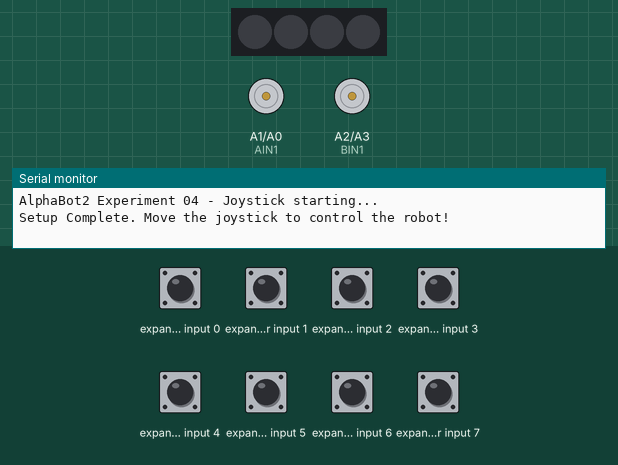
This sketch was run on a simulated Arduino Uno, built with avr-gcc and run on an emulated ATmega328P. Parts: 4 RGB LEDs in strip order, left to right, motor-driver pin pairs drawn as motors (green arrow = first pin HIGH = forward, orange = second pin HIGH = backward, longer = more drive, scaled by the enable pin), the last lines printed to the serial monitor. Wiring (inferred from the names in the program): PCF8574 port expander at I2C address 0x20. The inputs (shaded band) are chosen by the test bench; at power-on: expander input 0–7 HIGH.

Above: at 1.2 s.
1.3 s: expander input 0 pulled LOW for 0.15 s
At 1.38 s:
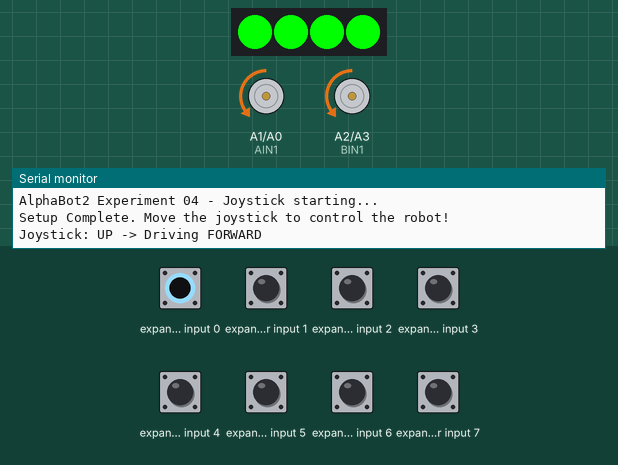
2.9 s: expander input 1 pulled LOW for 0.15 s
At 2.98 s:
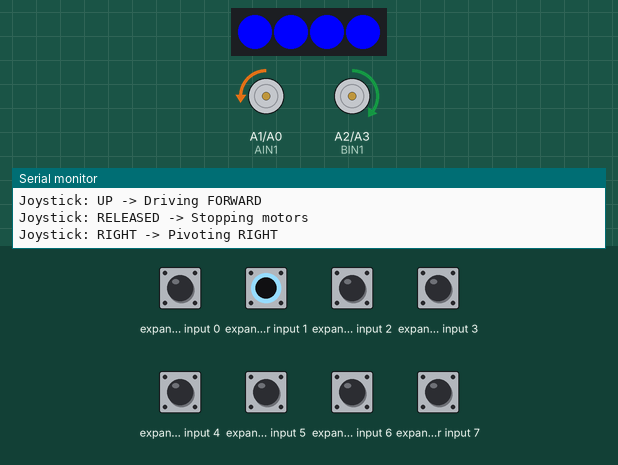
4.5 s: expander input 2 pulled LOW for 0.15 s
At 4.58 s:
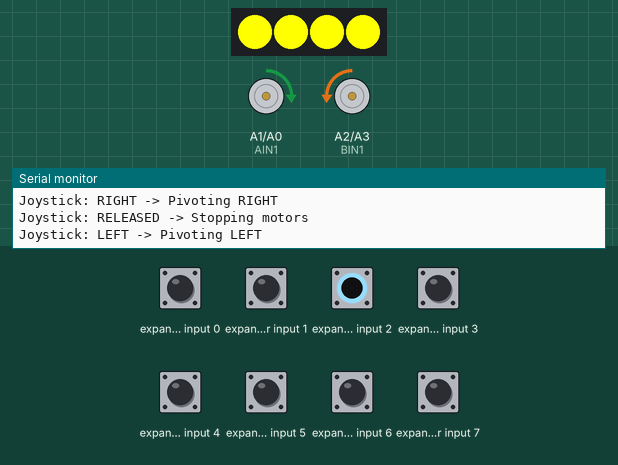
6.1 s: expander input 3 pulled LOW for 0.15 s
At 6.18 s:
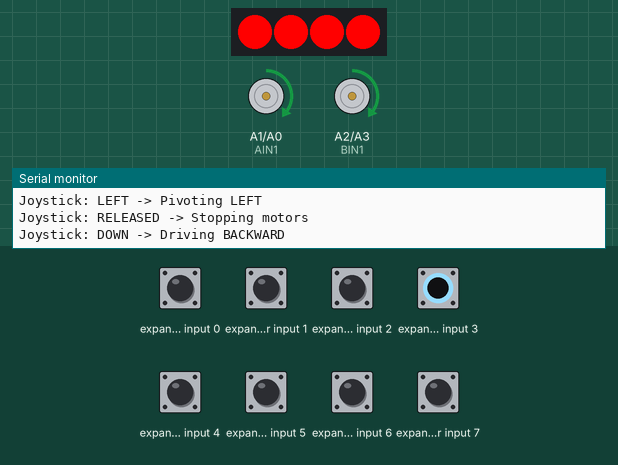
Timing chart, 0 to 9.1 s (numbered marks = the images above; inputs shaded):
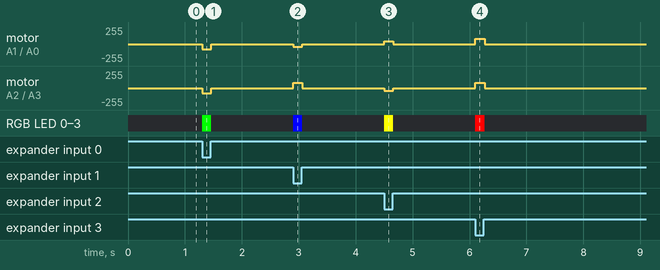

The sketch:

04-Joystick-I2C.ino
```cpp
/*
   Experiment 04: I2C I/O Expansion & Joystick Control

   This sketch reads the 5-way joystick on the AlphaBot2 using the
   PCF8574 I2C I/O expander. Pressing the joystick moves the motors,
   sounds the buzzer, and changes the NeoPixel LED headlight colors.

   All actions are reported live to the Serial Monitor at 115200 baud.
*/

#include <Wire.h>
#include <Adafruit_NeoPixel.h>

// H-Bridge Pin Definitions
#define PWMA 6  // Left Motor Speed pin (ENA)
#define AIN2 A0 // Left Motor Direction 2
#define AIN1 A1 // Left Motor Direction 1
#define PWMB 5  // Right Motor Speed pin (ENB)
#define BIN1 A2 // Right Motor Direction 1
#define BIN2 A3 // Right Motor Direction 2

// NeoPixel LED Pin & count
#define RGB_PIN 7
#define NUM_LEDS 4

// PCF8574 I2C Address
#define PCF8574_ADDR 0x20

// Speed offsets to calibrate wheel imbalance
const int LEFT_SPEED_OFFSET = 0;
const int RIGHT_SPEED_OFFSET = 0;

// Motor speed during manual joystick control
const int JOYSTICK_SPEED = 80;

Adafruit_NeoPixel RGB = Adafruit_NeoPixel(NUM_LEDS, RGB_PIN, NEO_GRB + NEO_KHZ800);
byte value;

// Function Prototypes
void PCF8574Write(byte data);
byte PCF8574Read();
void setBuzzer(bool state);
void setNeoPixelColor(uint32_t color);

void forward();
void backward();
void left();
void right();
void stopMotors();

void setup() {
  Serial.begin(115200);
  Serial.println("AlphaBot2 Experiment 04 - Joystick starting...");

  Wire.begin();

  // Initialize NeoPixel LEDs
  RGB.begin();
  setNeoPixelColor(RGB.Color(0, 0, 0)); // Turn off

  // Configure motor control pins
  pinMode(PWMA, OUTPUT);
  pinMode(AIN2, OUTPUT);
  pinMode(AIN1, OUTPUT);
  pinMode(PWMB, OUTPUT);
  pinMode(BIN1, OUTPUT);
  pinMode(BIN2, OUTPUT);

  stopMotors();
  setBuzzer(false); // Make sure buzzer is silent

  Serial.println("Setup Complete. Move the joystick to control the robot!");
}

void loop() {
  // 1. Enable inputs (write 1 to pins P0-P4)
  PCF8574Write(0x1F | PCF8574Read());

  // 2. Read input pins and mask out unused top bits
  value = PCF8574Read() | 0xE0;

  // 3. Check if any button is pressed (0xFF means no button is pressed)
  if (value != 0xFF) {
    setBuzzer(true); // Turn buzzer ON

    switch (value) {
      case 0xFE: // P0 is LOW (UP)
        Serial.println("Joystick: UP -> Driving FORWARD");
        setNeoPixelColor(RGB.Color(0, 255, 0)); // Green
        forward();
        break;

      case 0xFD: // P1 is LOW (RIGHT)
        Serial.println("Joystick: RIGHT -> Pivoting RIGHT");
        setNeoPixelColor(RGB.Color(0, 0, 255)); // Blue
        right();
        break;

      case 0xFB: // P2 is LOW (LEFT)
        Serial.println("Joystick: LEFT -> Pivoting LEFT");
        setNeoPixelColor(RGB.Color(255, 255, 0)); // Yellow (Red + Green)
        left();
        break;

      case 0xF7: // P3 is LOW (DOWN)
        Serial.println("Joystick: DOWN -> Driving BACKWARD");
        setNeoPixelColor(RGB.Color(255, 0, 0)); // Red
        backward();
        break;

      case 0xEF: // P4 is LOW (CENTER/OK)
        Serial.println("Joystick: CENTER -> Driving FORWARD (Alert Mode)");
        setNeoPixelColor(RGB.Color(0, 255, 255)); // Cyan
        forward();
        break;

      default:
        Serial.print("Joystick: UNKNOWN combination (Hex: 0x");
        Serial.println(value, HEX);
        break;
    }

    // 4. Wait until the joystick button is released
    while (value != 0xFF) {
      PCF8574Write(0x1F | PCF8574Read());
      value = PCF8574Read() | 0xE0;
      delay(10); // 10ms debounce delay
    }

    // 5. Button was released -> Stop everything
    Serial.println("Joystick: RELEASED -> Stopping motors");
    stopMotors();
    setBuzzer(false); // Turn buzzer OFF
    setNeoPixelColor(RGB.Color(0, 0, 0)); // Turn off NeoPixels
  }
}

/**
 * Sends a byte of data to the PCF8574 expander over I2C
 */
void PCF8574Write(byte data) {
  Wire.beginTransmission(PCF8574_ADDR);
  Wire.write(data);
  Wire.endTransmission();
}

/**
 * Reads a byte of data from the PCF8574 expander over I2C
 */
byte PCF8574Read() {
  int data = -1;
  Wire.requestFrom(PCF8574_ADDR, 1);
  if (Wire.available()) {
    data = Wire.read();
  }
  return data;
}

/**
 * Controls the active-low Buzzer on pin P5 of the PCF8574
 */
void setBuzzer(bool state) {
  byte currentPortState = PCF8574Read();
  if (state) {
    // Turn ON buzzer (set P5 to 0)
    PCF8574Write(0xDF & currentPortState); // 0xDF is 11011111 binary
  } else {
    // Turn OFF buzzer (set P5 to 1)
    PCF8574Write(0x20 | currentPortState); // 0x20 is 00100000 binary
  }
}

/**
 * Sets all 4 NeoPixel LEDs to a uniform color
 */
void setNeoPixelColor(uint32_t color) {
  for (int i = 0; i < NUM_LEDS; i++) {
    RGB.setPixelColor(i, color);
  }
  RGB.show();
}

/* --- Motor Drive Functions --- */

void forward() {
  int leftSpeed = constrain(JOYSTICK_SPEED + LEFT_SPEED_OFFSET, 0, 255);
  int rightSpeed = constrain(JOYSTICK_SPEED + RIGHT_SPEED_OFFSET, 0, 255);

  digitalWrite(AIN1, LOW);
  digitalWrite(AIN2, HIGH);
  digitalWrite(BIN1, LOW);
  digitalWrite(BIN2, HIGH);

  analogWrite(PWMA, leftSpeed);
  analogWrite(PWMB, rightSpeed);
}

void backward() {
  int leftSpeed = constrain(JOYSTICK_SPEED + LEFT_SPEED_OFFSET, 0, 255);
  int rightSpeed = constrain(JOYSTICK_SPEED + RIGHT_SPEED_OFFSET, 0, 255);

  digitalWrite(AIN1, HIGH);
  digitalWrite(AIN2, LOW);
  digitalWrite(BIN1, HIGH);
  digitalWrite(BIN2, LOW);

  analogWrite(PWMA, leftSpeed);
  analogWrite(PWMB, rightSpeed);
}

void right() {
  // Pivot CW (Left forward, Right backward) at lower speed for stability
  int turnSpeed = constrain(JOYSTICK_SPEED / 2, 30, 255);

  digitalWrite(AIN1, LOW);
  digitalWrite(AIN2, HIGH);
  digitalWrite(BIN1, HIGH);
  digitalWrite(BIN2, LOW);

  analogWrite(PWMA, turnSpeed);
  analogWrite(PWMB, turnSpeed);
}

void left() {
  // Pivot CCW (Left backward, Right forward) at lower speed for stability
  int turnSpeed = constrain(JOYSTICK_SPEED / 2, 30, 255);

  digitalWrite(AIN1, HIGH);
  digitalWrite(AIN2, LOW);
  digitalWrite(BIN1, LOW);
  digitalWrite(BIN2, HIGH);

  analogWrite(PWMA, turnSpeed);
  analogWrite(PWMB, turnSpeed);
}

void stopMotors() {
  analogWrite(PWMA, 0);
  analogWrite(PWMB, 0);
  digitalWrite(AIN1, LOW);
  digitalWrite(AIN2, LOW);
  digitalWrite(BIN1, LOW);
  digitalWrite(BIN2, LOW);
}
```

Measured:
- after the input at 1.3 s, motor on A1 (AIN1) / A0 (AIN2), motor on A2 (BIN1) / A3 (BIN2): stopped → backward 80/255 at once, → stopped 0.16 s later; RGB LED 0–3: off → RGB(0, 255, 0) at once, → off 0.16 s later
- after the input at 2.9 s, motor on A1 (AIN1) / A0 (AIN2): stopped → backward 40/255 at once, → stopped 0.16 s later; motor on A2 (BIN1) / A3 (BIN2): stopped → forward 80/255 at once, → stopped 0.16 s later; RGB LED 0–3: off → RGB(0, 0, 255) at once, → off 0.16 s later
- after the input at 4.5 s, motor on A1 (AIN1) / A0 (AIN2): stopped → forward 40/255 at once, → stopped 0.16 s later; motor on A2 (BIN1) / A3 (BIN2): stopped → backward 40/255 at once, → stopped 0.16 s later; RGB LED 0–3: off → RGB(255, 255, 0) at once, → off 0.16 s later
- after the input at 6.1 s, motor on A1 (AIN1) / A0 (AIN2), motor on A2 (BIN1) / A3 (BIN2): stopped → forward 80/255 at once, → stopped 0.16 s later; RGB LED 0–3: off → RGB(255, 0, 0) at once, → off 0.16 s later
